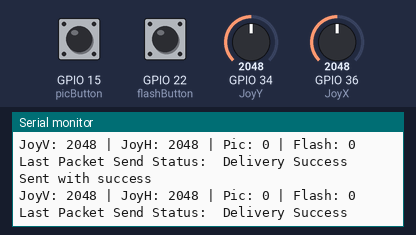
A sketch run on a simulated ESP32. Shown: the last lines printed to the serial monitor. Inputs (shaded band) come from the test bench; at power-on: GPIO 34 (JoyY) = 2048, GPIO 36 (JoyX) = 2048, GPIO 15 (picButton) HIGH, GPIO 22 (flashButton) HIGH.

Above: at 1.2 s.
1.3 s: GPIO 34 (JoyY) set to 2866
At 1.34 s:
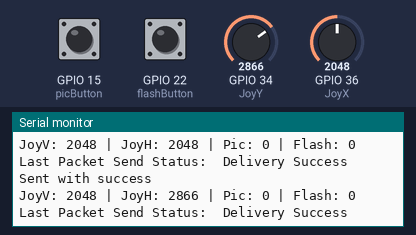
2.8 s: GPIO 36 (JoyX) set to 2866
At 2.87 s:
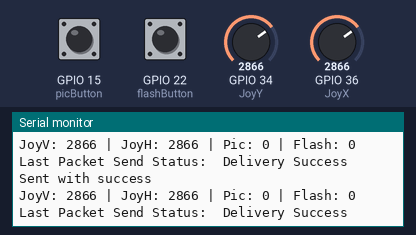
4.3 s: GPIO 15 (picButton) pulled LOW for 0.15 s
5.9 s: GPIO 22 (flashButton) pulled LOW for 0.15 s
7.5 s: GPIO 34 (JoyY) set to 3603
At 7.56 s:
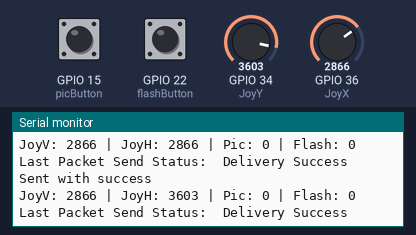
9.0 s: GPIO 15 (picButton) pulled LOW for 1 s
Timing chart, 0 to 12.0 s (numbered marks = the images above; inputs shaded):
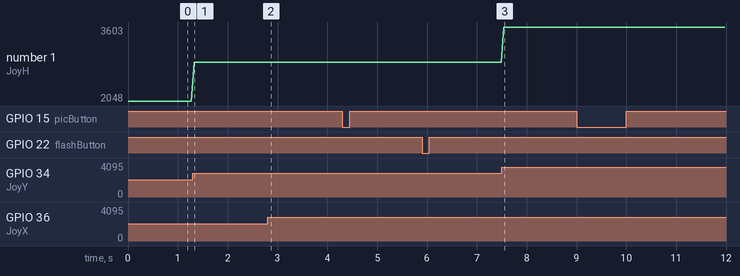

Measured:
- after the input at 1.3 s, the serial monitor: prints a new line at once (image 1)
- after the input at 2.8 s, the serial monitor: prints a new line at once (image 2)
- after the input at 7.5 s, the serial monitor: prints a new line at once (image 3)
- plotted number 1: 2048 → 2866 after the input at 1.3 s, 2866 → 3603 after the input at 7.5 s

The sketch:

WGroverESPNOWtansmit.ino
```cpp
#include <esp_now.h>
#include <WiFi.h>

// REPLACE WITH YOUR RECEIVER MAC Address
uint8_t broadcastAddress[] = {0xc8, 0x2e, 0x18, 0x45, 0xd7, 0x04};
// uint8_t broadcastAddress[] = {0xc8, 0x2e, 0x18, 0x26, 0x2a, 0x64};

typedef struct struct_message {
  int joyposV;
  int joyposH;
  int pic;
  int flash;
} struct_message;

struct_message myData;

esp_now_peer_info_t peerInfo;

const int JoyX = 36;
const int JoyY = 34;
const int picButton = 15; // Define pin for the picture button
const int flashButton = 22; // Define pin for the flash button

void OnDataSent(const uint8_t *mac_addr, esp_now_send_status_t status) {
  Serial.print("\r\nLast Packet Send Status:\t");
  Serial.println(status == ESP_NOW_SEND_SUCCESS ? "Delivery Success" : "Delivery Fail");
}

void setup() {
  Serial.begin(115200);
  WiFi.mode(WIFI_STA);

  if (esp_now_init() != ESP_OK) {
    Serial.println("Error initializing ESP-NOW");
    return;
  }

  esp_now_register_send_cb(OnDataSent);
  memcpy(peerInfo.peer_addr, broadcastAddress, 6);
  peerInfo.channel = 0;
  peerInfo.encrypt = false;

  if (esp_now_add_peer(&peerInfo) != ESP_OK){
    Serial.println("Failed to add peer");
    return;
  }

  pinMode(JoyY, INPUT);
  pinMode(JoyX, INPUT);
  pinMode(picButton, INPUT_PULLUP);  // Initialize picture button
  pinMode(flashButton, INPUT_PULLUP);  // Initialize flash button
}

void loop() {
  myData.joyposV = analogRead(JoyX);
  myData.joyposH = analogRead(JoyY);

  myData.pic = digitalRead(picButton) == LOW ? 1 : 0;  // Check if picture button is pressed
  myData.flash = digitalRead(flashButton) == LOW ? 1 : 0;  // Check if flash button is pressed

  esp_err_t result = esp_now_send(broadcastAddress, (uint8_t *) &myData, sizeof(myData));

  if (result == ESP_OK) {
    Serial.println("Sent with success");
  }
  else {
    Serial.println("Error sending the data");
  }

  Serial.print("JoyV: ");
  Serial.print(myData.joyposV);
  Serial.print(" | JoyH: ");
  Serial.print(myData.joyposH);
  Serial.print(" | Pic: ");
  Serial.print(myData.pic);
  Serial.print(" | Flash: ");
  Serial.println(myData.flash);

  delay(50);
}
```
